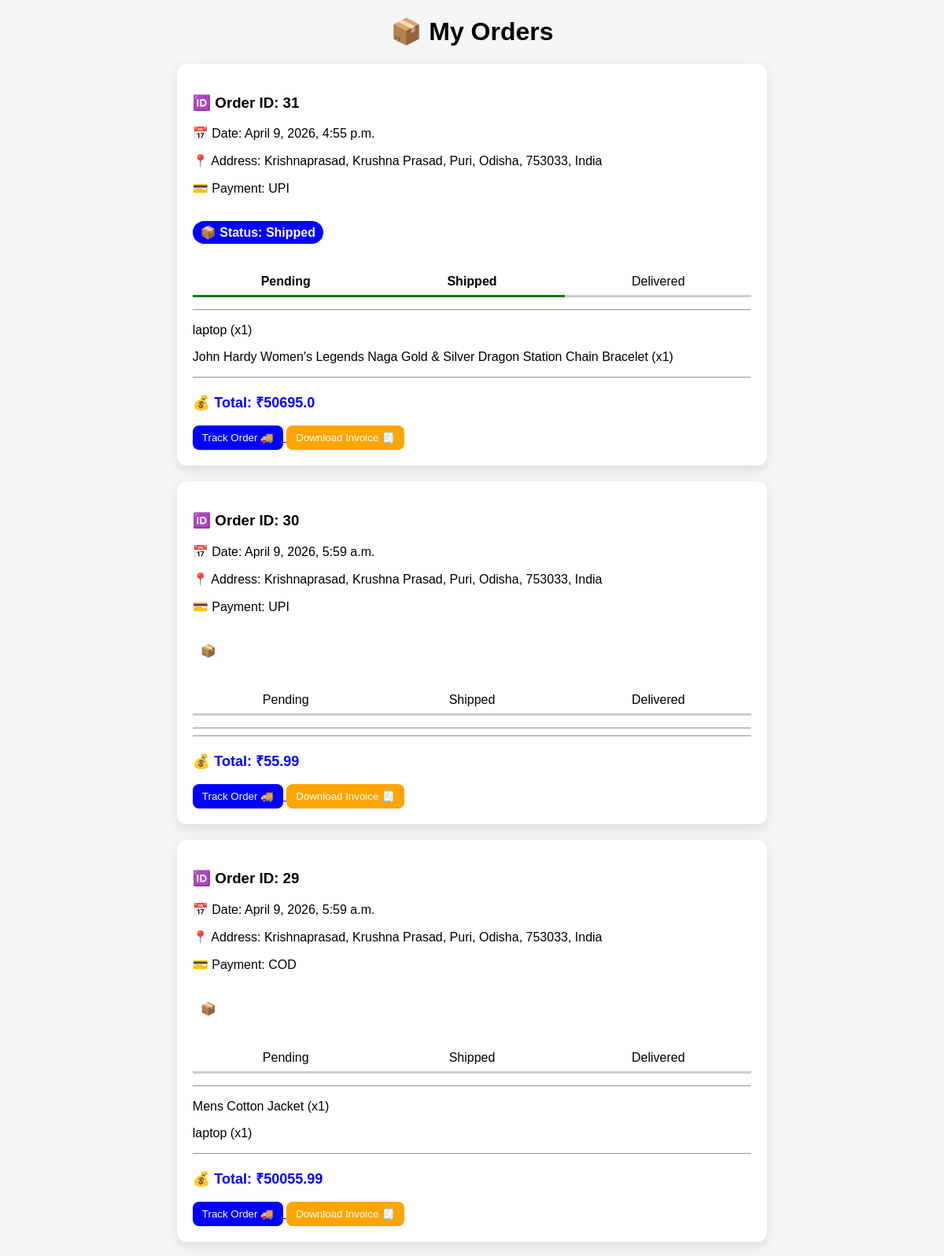
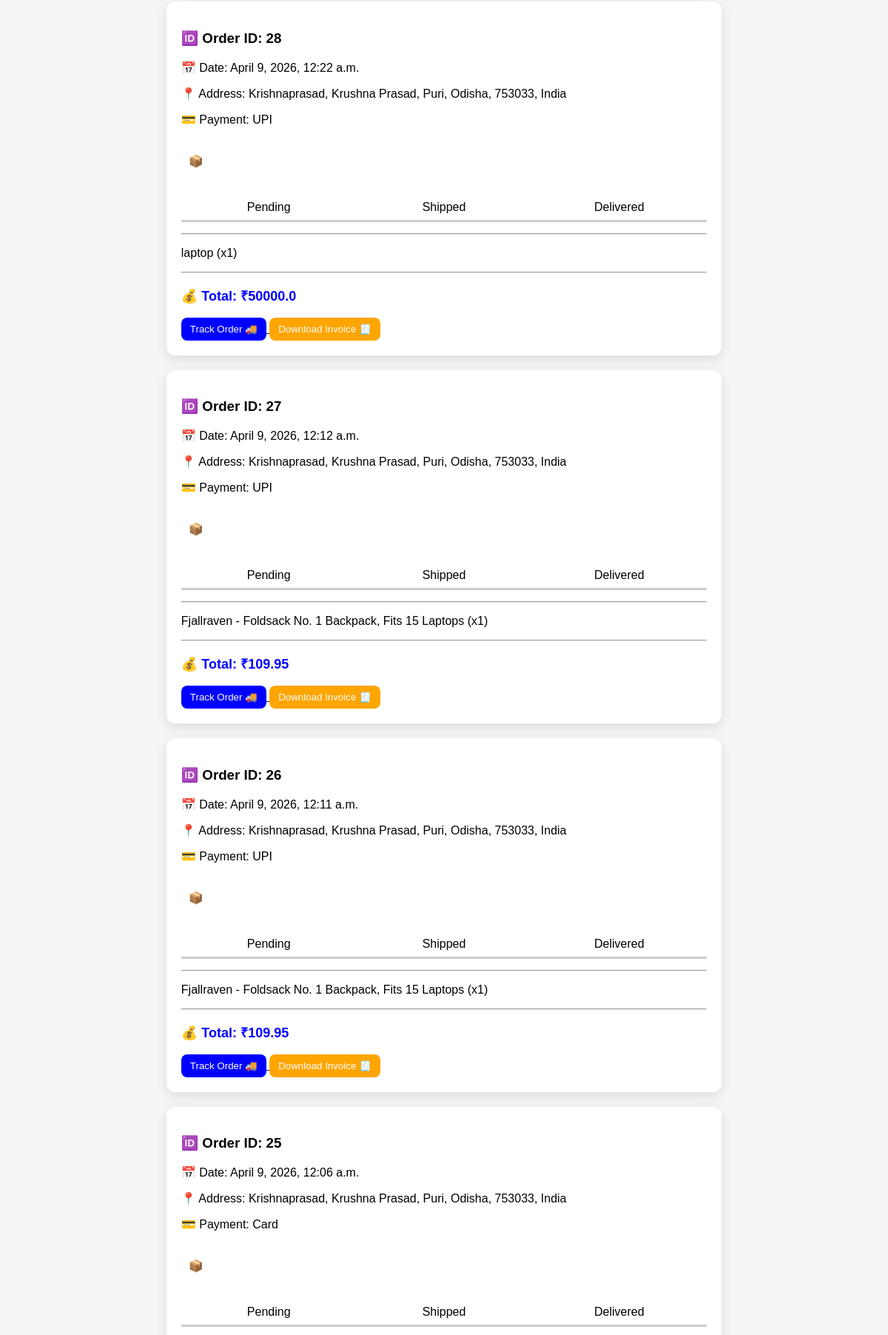
Screenshot of /orders/ (signed in, upper part) with the database file from the repository (2 pictures, top to bottom).
### store/models.py (models this page shows, shortened)
class Order(models.Model):
    STATUS_CHOICES = [
        ('Pending', 'Pending'),
        ('Shipped', 'Shipped'),
        ('Delivered', 'Delivered'),
        ('Cancelled', 'Cancelled'),
    ]
    user = models.ForeignKey(User, on_delete=models.CASCADE)
    address = models.TextField()
    payment_method = models.CharField(max_length=50)
    total_price = models.FloatField()
    status = models.CharField(max_length=20, choices=STATUS_CHOICES, default='Pending')
    created_at = models.DateTimeField(auto_now_add=True)

class OrderItem(models.Model):
    order = models.ForeignKey(Order, on_delete=models.CASCADE)
    product = models.ForeignKey(Product, on_delete=models.CASCADE)
    quantity = models.IntegerField()

class Product(models.Model):
    name = models.CharField(max_length=200)
    price = models.FloatField()
    image = models.URLField()
    category = models.ForeignKey(Category, on_delete=models.CASCADE)
    rating = models.FloatField(default=0)

### store/views.py (the view)
# urls.py: path('orders/', views.orders, name='orders'),
@login_required
def orders(request):
    user_orders = Order.objects.filter(user=request.user).order_by('-created_at')
    return render(request, 'orders.html', {'orders': user_orders})

### store/templates/orders.html (shortened to what this page needs)
<!doctype html>
<html>
  <head>
  </head>
  <body>
    <h1>📦 My Orders</h1>
    {% for order in orders %}
    <div class="order-box">
      <h3>🆔 Order ID: {{ order.id }}</h3>
      <p>📅 Date: {{ order.created_at }}</p>
      <p>📍 Address: {{ order.address }}</p>
      <p>💳 Payment: {{ order.payment_method }}</p>
      <p class="status {{ order.status }}">📦 Status: {{ order.status }}</p>
      <div class="track">
        <div
          class="step {% if order.status == 'Pending' or order.status == 'Shipped' or order.status == 'Delivered' %}active{% endif %}"
        >
          Pending
        </div>
        <div
          class="step {% if order.status == 'Shipped' or order.status == 'Delivered' %}active{% endif %}"
        >
          Shipped
        </div>
        <div class="step {% if order.status == 'Delivered' %}active{% endif %}">
          Delivered
        </div>
      </div>
      <hr />
      {% for item in order.orderitem_set.all %}
      <p>{{ item.product.name }} (x{{ item.quantity }})</p>
      {% endfor %}
      <hr />
      <p class="total">💰 Total: ₹{{ order.total_price }}</p>
      <a href="/track/{{ order.id }}/">
        <button style="background: blue; color: white">Track Order 🚚</button>
      </a>
      <a href="/invoice/{{ order.id }}/">
        <button style="background: orange; color: white">
          Download Invoice 🧾
        </button>
      </a>
    </div>
    {% empty %}
    <h2 style="text-align: center">No Orders Yet 😢</h2>
    {% endfor %}
  </body>
</html>

### store/templates/orders.html (style rules this page uses)
body { font-family: Arial; background: #f5f5f5; }
h1 { text-align: center; }
.order-box { width: 60%; margin: 20px auto; background: white; padding: 20px; border-radius: 12px; box-shadow: 0px 5px 15px rgba(0, 0, 0, 0.1); animation: fadeIn 0.5s ease-in-out; }
.status { padding: 5px 10px; border-radius: 20px; color: white; display: inline-block; font-weight: bold; }
.Shipped { background: blue; }
.total { font-size: 18px; font-weight: bold; color: blue; }
.track { display: flex; justify-content: space-between; margin: 15px 0; }
.step { flex: 1; text-align: center; border-bottom: 3px solid #ccc; padding: 8px; }
.active { border-color: green; font-weight: bold; }
button { padding: 8px 12px; border: none; cursor: pointer; border-radius: 8px; }

### rows the page displays
Order: id "31", created_at "April 9, 2026, 4:55 p.m.", address "Krishnaprasad, Krushna Prasad, Puri, Odisha, 753033, India", payment_method "UPI", status "Shipped", total_price "50695.0"
OrderItem: product.name "laptop", quantity "1"
OrderItem: product.name "John Hardy Women's Legends Naga Gold & Silver Dragon Station Chain Bracelet", quantity "1"
Order: id "30", created_at "April 9, 2026, 5:59 a.m.", address "Krishnaprasad, Krushna Prasad, Puri, Odisha, 753033, India", payment_method "UPI", total_price "55.99"
Order: id "29", created_at "April 9, 2026, 5:59 a.m.", address "Krishnaprasad, Krushna Prasad, Puri, Odisha, 753033, India", payment_method "COD", total_price "50055.99"
OrderItem: product.name "Mens Cotton Jacket", quantity "1"
OrderItem: product.name "laptop", quantity "1"
Order: id "28", created_at "April 9, 2026, 12:22 a.m.", address "Krishnaprasad, Krushna Prasad, Puri, Odisha, 753033, India", payment_method "UPI", total_price "50000.0"
OrderItem: product.name "laptop", quantity "1"
Order: id "27", created_at "April 9, 2026, 12:12 a.m.", address "Krishnaprasad, Krushna Prasad, Puri, Odisha, 753033, India", payment_method "UPI", total_price "109.95"
OrderItem: product.name "Fjallraven - Foldsack No. 1 Backpack, Fits 15 Laptops", quantity "1"
Order: id "26", created_at "April 9, 2026, 12:11 a.m.", address "Krishnaprasad, Krushna Prasad, Puri, Odisha, 753033, India", payment_method "UPI", total_price "109.95"
OrderItem: product.name "Fjallraven - Foldsack No. 1 Backpack, Fits 15 Laptops", quantity "1"
Order: id "25", created_at "April 9, 2026, 12:06 a.m.", address "Krishnaprasad, Krushna Prasad, Puri, Odisha, 753033, India", payment_method "Card"
